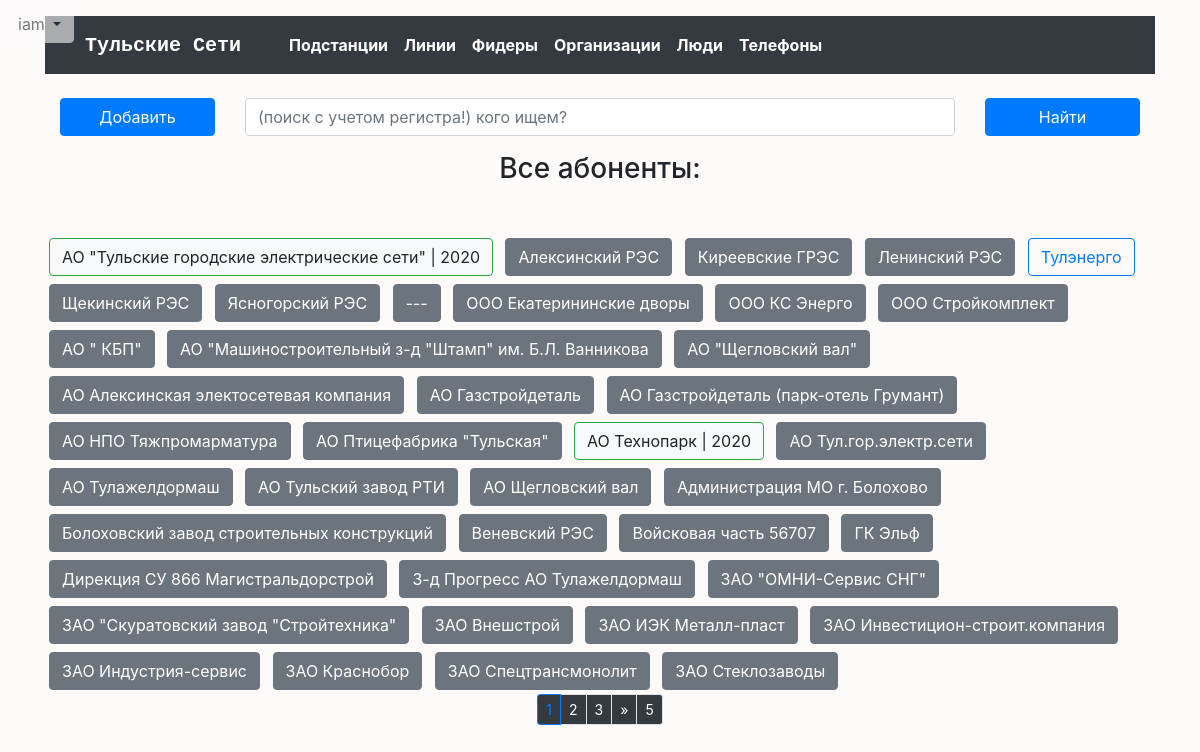
The page /subscribers/ (signed in) on the database as committed earlier.
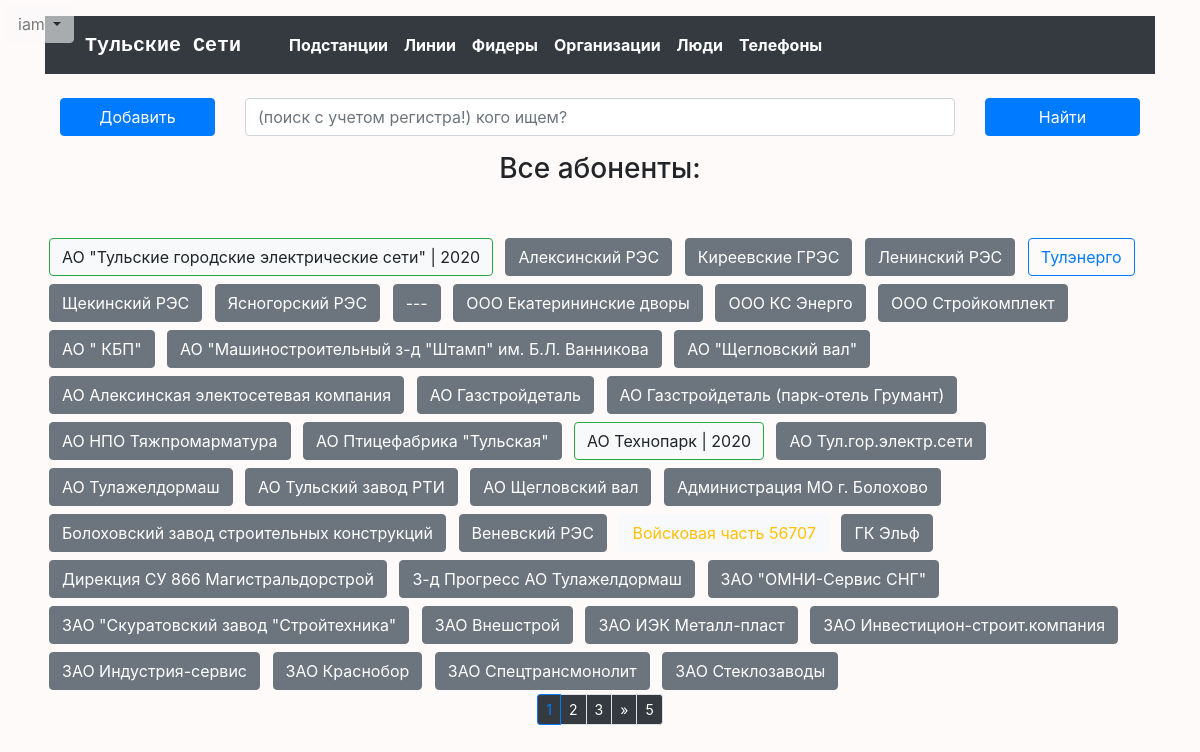
The same page on the database as committed later.
### tula_net/models.py (models this page shows)
class Subscriber(models.Model):
    name = models.CharField(max_length=128, verbose_name='Название организации', unique=True)
    short_name = models.CharField(max_length=16, verbose_name='Назв орган сокращ', blank=True, null=True)
    ours = models.BooleanField(verbose_name='наши')
    year_update = models.PositiveSmallIntegerField(verbose_name='Списки обновлены', blank=True, null=True)
    description = models.TextField(verbose_name='Описение', blank=True)
    region = models.ForeignKey(
        Region, verbose_name='участок', default=2, blank=True, null=True, on_delete=models.SET_NULL)
    def get_absolute_url(self):
        return reverse('subscriber', kwargs={'pk': self.pk})
    def __str__(self):
        return self.name
    class Meta:
        verbose_name = "организация"
        verbose_name_plural = "организации"
        ordering = ['-ours', 'name']

### tula_net/views.py (the view)
# urls.py: path('subscribers/', SubscriberListView.as_view(), name='subscribers'),
class SubscriberListView(ListView):
    model = Subscriber
    context_object_name = 'subscribers'
    template_name = 'tula_net/subscribers_all.html'
    paginate_by = 40
    def get_context_data(self, *, object_list=None, **kwargs):
        context = super().get_context_data(**kwargs)
        return context

### tula_net/context_processors.py (called while the page is built)
def add_titles(request):
    return {
        'title': 'Тульские Сети',
        'title_add': 'Добавить',
        'title_upd': 'Редактировать',
        'title_del': 'Удалить',
        'title_feeder': 'фидер',
        'title_substation': 'подстанцию',
        'title_subscriber': 'организацию',
        'title_phone': 'телефон',
        'title_person': 'лицо',
        'title_section': 'секцию',
        'title_line': 'линию',
        'title_char': 'характеристики фидера',
    }

def logik(request):
    return {
        'current_year': datetime.now().year,
        'logik_metod': request.path[1:5],
        'logik_obj': request.path[4:10],
        'logik_add': 'add_',
        'logik_upd': 'upd_',
        'logik_del': 'del_',
        'logik_feeder': '_feede',
        'logik_substation': '_subst',
        'logik_subscriber': '_subsc',
        'logik_phone': '_phone',
        'logik_person': '_perso',
        'logik_section': '_secti',
        'logik_line': '_line/',
        'logik_char': '_chara',
        'phones_bar': list(range(10))
    }

def signs(request):
    return {
        'context_menu': {
            'substations': 'Подстанции',
            'lines': 'Линии',
            'sfeeders': 'Фидеры',
            'subscribers': 'Организации',
            'persons': ' Ответственные лица',
            'phones': 'Телефоны',
        }
    }

def class_volt(request):
    return {
        'feeder_6': "btn btn-light border-success px-3 py-0 mx-1",
        'feeder_10': "btn btn-light border-primary px-3 py-0 mx-1",
        'feeder_x': "btn btn-secondary px-3 py-0 mx-1",
        'line_35': "border-danger btn btn-dark py-0 px-4 m-1 vl-border",
        'line_110': 'border-warning btn btn-dark py-0 px-4 m-1 vl-border',
        'line_x': 'btn btn-secondary py-0 px-4 m-1',
    }

### tula_net/templates/tula_net/subscribers_all.html (shortened to what this page needs)
{% extends 'base.html' %}
{% block search %}
    <div class="mb-5">
    {% include 'incl/_searcher_subscribers.html' %}
        {% if flag_search %}
            {% if subscribers.count > 0 %}
                <h3 class="text-center">Вы искали: <span class="text-warning">{{ flag_search }}</span>, и я нашел {{ page_obj.paginator.count }}:</h3>
            {% else %}
                <h3 class="text-center">Вы искали: <span class="text-warning">{{ flag_search }}</span>, но он где-то потерялся :((</h3>
            {% endif %}
        {% else %}
            <h3 class="text-center">Все абоненты:</h3>
        {% endif %}
    </div>
{% endblock %}
{% block cards1 %}
    {% for subscriber in subscribers.all %}
         <a href="{{ subscriber.get_absolute_url }}" type="button"
            {% if subscriber.pk == 201 %}
            class="m-1 btn btn-outline-primary"
            {% elif subscriber.region.pk != 2 %}
            class="m-1 btn btn-light text-warning"
            {% elif subscriber.year_update == 1 %}
            class="m-1 btn btn-dark text-danger"
            {% elif not subscriber.year_update %}
            class="m-1 btn btn-secondary"
            {% elif current_year < subscriber.year_update %}
            class="m-1 btn btn-light border border-success text-success"
            {% elif current_year == subscriber.year_update %}
            class="m-1 btn btn-light border border-success"
            {% elif current_year|add:-1 == subscriber.year_update %}
            class="m-1 btn btn-light border border-danger"
            {% elif current_year|add:-2 == subscriber.year_update %}
             class="m-1 btn btn-light border border-danger text-danger"
            {% elif current_year|add:-2 > subscriber.year_update %}
             class="m-1 btn btn-danger"
            {% endif %}
>{{ subscriber }} {% if subscriber.year_update %} {% if subscriber.year_update != 1 %} | {{ subscriber.year_update }} {% endif %} {% endif %}</a>
    {% endfor %}
{% endblock %}
{% block paginator %}
{% include 'incl/_block_paginator_long.html' %}
{% endblock %}

### templates/base.html (shortened to what this page needs)
{% load static %}
<!DOCTYPE html>
<html lang="ru">
<head>
  <link rel="stylesheet" href="https://stackpath.bootstrapcdn.com/bootstrap/4.3.1/css/bootstrap.min.css">
<link rel="stylesheet" href="{% static 'css/style.css' %}">
</head>
<body>
  <main class="container mt-3">
      {% if request.user.is_authenticated %}
      {% include 'incl/_user_bar.html' %}
        {% include 'incl/_header.html' %}
      {% block search %}{% endblock %}
        {% block cards1 %}{% endblock %}
      {% block paginator %} {% endblock %}
      {% endif %}
  </main>
</body>
</html>

### templates/incl/_user_bar.html (shortened to what this page needs)
<div class="btn-group user_bar">
  <button type="button" class="btn btn-light dropdown-toggle " data-toggle="dropdown" aria-haspopup="true" aria-expanded="false">
    {{ request.user }}
  </button>
</div>

### templates/incl/_menu.html
      <li class="nav-item active">
          <a class="nav-link" href="{% url 'substations' %}" data-test="navlink"><b> Подстанции </b></a>
      </li>
      <li class="nav-item active">
          <a class="nav-link" href="{% url 'lines' %}" data-test="navlink"><b> Линии </b></a>
      </li>
      <li class="nav-item active">
          <a class="nav-link" href="{% url 'sfeeders' %}" data-test="navlink"><b> Фидеры </b></a>
      </li>
      <li class="nav-item active">
          <a class="nav-link" href="{% url 'subscribers' %}" data-test="navlink"><b> Организации </b></a>
      </li>
      <li class="nav-item active">
          <a class="nav-link" href="{% url 'persons' %}" data-test="navlink"><b> Люди </b></a>
      </li>
      <li class="nav-item active">
          <a class="nav-link" href="{% url 'phones' %}" data-test="navlink"><b> Телефоны </b></a>
      </li>

### templates/incl/_header.html (shortened to what this page needs)
<nav class="navbar navbar-expand-lg navbar-dark bg-dark">
  <a class="navbar-brand " data-test="logo" href="{% url 'main' %}"><b class="text-monospace px-4">Тульские Сети</b><br></a>
  <div class="collapse navbar-collapse" id="navbarNav">
    <ul class="navbar-nav" data-test="navigation">
        {% include 'incl/_menu.html' %}
    </ul>
  </div>
</nav>

### templates/incl/_searcher_subscribers.html
<section class="mt-4">
  <div class="row">
    <div class="col-12 justify-content-center">
      <form class="form-inline mb-3" action="{% url 'searcher_subscribers' %}" method="get">
        <div class="form-group col-3 col-md-2">
          <a class="btn btn-primary w-100" href="{% url 'add_subscriber' %}" type="submit">Добавить</a>
        </div>
        <div class="form-group col-6 col-md-8">
          <input autofocus class="form-control w-100" name="s" type="text" placeholder="(поиск с учетом регистра!) кого ищем?" aria-label="й">
        </div>
        <div class="form-group col-3 col-md-2">
          <button class="btn btn-primary w-100" type="submit">Найти</button>
        </div>
      </form>
    </div>
  </div>
</section>

### templates/incl/_block_paginator_long.html (shortened to what this page needs)
{% if is_paginated %}
  <div class="d-flex justify-content-center">
  <nav aria-label="...">
    <ul class="pagination pagination-sm">
      {% if page_obj.number == 1 %}
      <li class="page-item active">
        <a class="page-link bg-dark text-primary" href="?{{ s }}page=1">1</a>
      </li>
      {% else %}
      <li class="page-item">
        <a class="page-link bg-dark text-white" href="?{{ s }}page=1">1</a>
      </li>
      {% endif %}
      {% for p in page_obj.paginator.page_range %}
        {% if p != 1 and p != page_obj.paginator.num_pages %}
          {% if page_obj.number == p %}
          <li class="page-item active">
            <a class="page-link bg-dark text-primary" href="#">{{ p }} <span class="sr-only">(current)</span></a>
          </li>
          {% elif p > page_obj.number|add:-3 and p < page_obj.number|add:3 %}
          <li class="page-item">
            <a class="page-link bg-dark text-white" href="?{{ s }}page={{ p }}">{{ p }}</a>
          </li>
          {% endif %}
        {% endif %}
      {% endfor %}
      {% if page_obj.has_next and page_obj.next_page_number < page_obj.paginator.num_pages %}
      <li class="page-item">
        <a class="page-link bg-dark text-white" href="?{{ s }}page={{ page_obj.next_page_number }}" aria-label="Next">
          <span aria-hidden="true">&raquo;</span>
        </a>
      </li>
      {% endif %}
      {% if page_obj.number == page_obj.paginator.num_pages %}
      <li class="page-item active">
        <a class="page-link bg-dark text-primary" href="?{{ s }}page={{ page_obj.paginator.num_pages }}">{{ page_obj.paginator.num_pages }}</a>
      </li>
      {% else %}
      <li class="page-item">
        <a class="page-link bg-dark text-white" href="?{{ s }}page={{ page_obj.paginator.num_pages }}">{{ page_obj.paginator.num_pages }}</a>
      </li>
      {% endif %}
    </ul>
  </nav>
  </div>
{% endif %}

### Tula_Networks/static/css/style.css (style rules this page uses)
body { background-color: #FFFAFA; }
.user_bar { z-index: 999999; position: fixed; left: 5px; top: 5px; opacity: 0.6; }

Rows that differ between the two databases and show on the page:
changed Subscriber "Войсковая часть 56707": region_id 2 → 5 (drawn)
